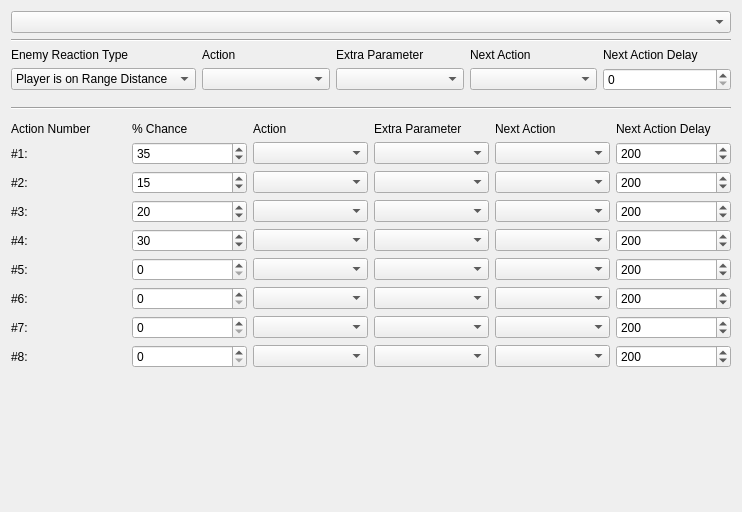
<?xml version="1.0" encoding="UTF-8"?>
<ui version="4.0">
 <class>artificial_inteligence_tab</class>
 <widget class="QWidget" name="artificial_inteligence_tab">
  <property name="geometry">
   <rect>
    <x>0</x>
    <y>0</y>
    <width>742</width>
    <height>512</height>
   </rect>
  </property>
  <property name="windowTitle">
   <string>Form</string>
  </property>
  <layout class="QGridLayout" name="gridLayout">
   <item row="3" column="1">
    <widget class="Line" name="line">
     <property name="orientation">
      <enum>Qt::Horizontal</enum>
     </property>
    </widget>
   </item>
   <item row="0" column="1">
    <widget class="QComboBox" name="ai_selector"/>
   </item>
   <item row="1" column="1">
    <widget class="Line" name="line_2">
     <property name="orientation">
      <enum>Qt::Horizontal</enum>
     </property>
    </widget>
   </item>
   <item row="4" column="1">
    <layout class="QGridLayout" name="gridLayout_2">
     <property name="topMargin">
      <number>6</number>
     </property>
     <item row="1" column="2">
      <widget class="QComboBox" name="action1"/>
     </item>
     <item row="3" column="2">
      <widget class="QComboBox" name="action3"/>
     </item>
     <item row="3" column="1">
      <widget class="QSpinBox" name="chance3">
       <property name="maximum">
        <number>100</number>
       </property>
       <property name="value">
        <number>20</number>
       </property>
      </widget>
     </item>
     <item row="5" column="0">
      <widget class="QLabel" name="label_3">
       <property name="text">
        <string>#5:</string>
       </property>
      </widget>
     </item>
     <item row="2" column="1">
      <widget class="QSpinBox" name="chance2">
       <property name="maximum">
        <number>100</number>
       </property>
       <property name="value">
        <number>15</number>
       </property>
      </widget>
     </item>
     <item row="4" column="2">
      <widget class="QComboBox" name="action4"/>
     </item>
     <item row="0" column="2">
      <widget class="QLabel" name="label_15">
       <property name="text">
        <string>Action</string>
       </property>
      </widget>
     </item>
     <item row="7" column="0">
      <widget class="QLabel" name="label_5">
       <property name="text">
        <string>#7:</string>
       </property>
      </widget>
     </item>
     <item row="0" column="4">
      <widget class="QLabel" name="label_16">
       <property name="text">
        <string>Next Action</string>
       </property>
      </widget>
     </item>
     <item row="2" column="4">
      <widget class="QComboBox" name="next2"/>
     </item>
     <item row="1" column="4">
      <widget class="QComboBox" name="next1"/>
     </item>
     <item row="3" column="5">
      <widget class="QSpinBox" name="delay3">
       <property name="maximum">
        <number>9999</number>
       </property>
       <property name="value">
        <number>200</number>
       </property>
      </widget>
     </item>
     <item row="2" column="0">
      <widget class="QLabel" name="label_8">
       <property name="text">
        <string>#2:</string>
       </property>
      </widget>
     </item>
     <item row="1" column="5">
      <widget class="QSpinBox" name="delay1">
       <property name="maximum">
        <number>9999</number>
       </property>
       <property name="value">
        <number>200</number>
       </property>
      </widget>
     </item>
     <item row="3" column="4">
      <widget class="QComboBox" name="next3"/>
     </item>
     <item row="3" column="3">
      <widget class="QComboBox" name="parameter3"/>
     </item>
     <item row="2" column="3">
      <widget class="QComboBox" name="parameter2"/>
     </item>
     <item row="0" column="3">
      <widget class="QLabel" name="label">
       <property name="text">
        <string>Extra Parameter</string>
       </property>
      </widget>
     </item>
     <item row="4" column="5">
      <widget class="QSpinBox" name="delay4">
       <property name="maximum">
        <number>9999</number>
       </property>
       <property name="value">
        <number>200</number>
       </property>
      </widget>
     </item>
     <item row="2" column="2">
      <widget class="QComboBox" name="action2"/>
     </item>
     <item row="3" column="0">
      <widget class="QLabel" name="label_10">
       <property name="text">
        <string>#3:</string>
       </property>
      </widget>
     </item>
     <item row="4" column="0">
      <widget class="QLabel" name="label_12">
       <property name="text">
        <string>#4:</string>
       </property>
      </widget>
     </item>
     <item row="4" column="4">
      <widget class="QComboBox" name="next4"/>
     </item>
     <item row="4" column="3">
      <widget class="QComboBox" name="parameter4"/>
     </item>
     <item row="0" column="5">
      <widget class="QLabel" name="label_17">
       <property name="text">
        <string>Next Action Delay</string>
       </property>
      </widget>
     </item>
     <item row="0" column="1">
      <widget class="QLabel" name="label_7">
       <property name="text">
        <string>% Chance</string>
       </property>
      </widget>
     </item>
     <item row="1" column="0">
      <widget class="QLabel" name="label_6">
       <property name="text">
        <string>#1:</string>
       </property>
      </widget>
     </item>
     <item row="8" column="0">
      <widget class="QLabel" name="label_9">
       <property name="text">
        <string>#8:</string>
       </property>
      </widget>
     </item>
     <item row="5" column="1">
      <widget class="QSpinBox" name="chance5">
       <property name="maximum">
        <number>100</number>
       </property>
      </widget>
     </item>
     <item row="6" column="1">
      <widget class="QSpinBox" name="chance6">
       <property name="maximum">
        <number>100</number>
       </property>
      </widget>
     </item>
     <item row="7" column="1">
      <widget class="QSpinBox" name="chance7">
       <property name="maximum">
        <number>100</number>
       </property>
      </widget>
     </item>
     <item row="8" column="1">
      <widget class="QSpinBox" name="chance8">
       <property name="maximum">
        <number>100</number>
       </property>
      </widget>
     </item>
     <item row="5" column="2">
      <widget class="QComboBox" name="action5"/>
     </item>
     <item row="6" column="2">
      <widget class="QComboBox" name="action6"/>
     </item>
     <item row="2" column="5">
      <widget class="QSpinBox" name="delay2">
       <property name="maximum">
        <number>9999</number>
       </property>
       <property name="value">
        <number>200</number>
       </property>
      </widget>
     </item>
     <item row="0" column="0">
      <widget class="QLabel" name="label_14">
       <property name="text">
        <string>Action Number</string>
       </property>
      </widget>
     </item>
     <item row="1" column="3">
      <widget class="QComboBox" name="parameter1"/>
     </item>
     <item row="6" column="0">
      <widget class="QLabel" name="label_4">
       <property name="text">
        <string>#6:</string>
       </property>
      </widget>
     </item>
     <item row="1" column="1">
      <widget class="QSpinBox" name="chance1">
       <property name="maximum">
        <number>100</number>
       </property>
       <property name="value">
        <number>35</number>
       </property>
      </widget>
     </item>
     <item row="4" column="1">
      <widget class="QSpinBox" name="chance4">
       <property name="maximum">
        <number>100</number>
       </property>
       <property name="value">
        <number>30</number>
       </property>
      </widget>
     </item>
     <item row="8" column="4">
      <widget class="QComboBox" name="next8"/>
     </item>
     <item row="5" column="5">
      <widget class="QSpinBox" name="delay5">
       <property name="maximum">
        <number>9999</number>
       </property>
       <property name="value">
        <number>200</number>
       </property>
      </widget>
     </item>
     <item row="6" column="5">
      <widget class="QSpinBox" name="delay6">
       <property name="maximum">
        <number>9999</number>
       </property>
       <property name="value">
        <number>200</number>
       </property>
      </widget>
     </item>
     <item row="7" column="5">
      <widget class="QSpinBox" name="delay7">
       <property name="maximum">
        <number>9999</number>
       </property>
       <property name="value">
        <number>200</number>
       </property>
      </widget>
     </item>
     <item row="8" column="5">
      <widget class="QSpinBox" name="delay8">
       <property name="maximum">
        <number>9999</number>
       </property>
       <property name="value">
        <number>200</number>
       </property>
      </widget>
     </item>
     <item row="7" column="2">
      <widget class="QComboBox" name="action7"/>
     </item>
     <item row="8" column="2">
      <widget class="QComboBox" name="action8"/>
     </item>
     <item row="5" column="3">
      <widget class="QComboBox" name="parameter5"/>
     </item>
     <item row="5" column="4">
      <widget class="QComboBox" name="next5"/>
     </item>
     <item row="6" column="3">
      <widget class="QComboBox" name="parameter6"/>
     </item>
     <item row="7" column="3">
      <widget class="QComboBox" name="parameter7"/>
     </item>
     <item row="8" column="3">
      <widget class="QComboBox" name="parameter8"/>
     </item>
     <item row="6" column="4">
      <widget class="QComboBox" name="next6"/>
     </item>
     <item row="7" column="4">
      <widget class="QComboBox" name="next7"/>
     </item>
    </layout>
   </item>
   <item row="2" column="1">
    <layout class="QGridLayout" name="gridLayout_5">
     <property name="bottomMargin">
      <number>10</number>
     </property>
     <item row="0" column="1">
      <widget class="QLabel" name="label_11">
       <property name="text">
        <string>Action</string>
       </property>
      </widget>
     </item>
     <item row="0" column="2">
      <widget class="QLabel" name="label_18">
       <property name="text">
        <string>Extra Parameter</string>
       </property>
      </widget>
     </item>
     <item row="0" column="0">
      <widget class="QLabel" name="label_19">
       <property name="text">
        <string>Enemy Reaction Type</string>
       </property>
      </widget>
     </item>
     <item row="1" column="3">
      <widget class="QComboBox" name="reactionGotoNextComboBox"/>
     </item>
     <item row="1" column="1">
      <widget class="QComboBox" name="aiReactionAction_comboBox"/>
     </item>
     <item row="1" column="2">
      <widget class="QComboBox" name="aiReactionParam_comboBox"/>
     </item>
     <item row="1" column="0">
      <widget class="QComboBox" name="aiReactionType_comboBox">
       <item>
        <property name="text">
         <string>Player is on Range Distance</string>
        </property>
       </item>
       <item>
        <property name="text">
         <string>NPC was damaged</string>
        </property>
       </item>
       <item>
        <property name="text">
         <string>NPC was killed</string>
        </property>
       </item>
       <item>
        <property name="text">
         <string>Player is on same Y coord</string>
        </property>
       </item>
       <item>
        <property name="text">
         <string>Player is Close (1/4 range)</string>
        </property>
       </item>
       <item>
        <property name="text">
         <string>Player is on same X coord</string>
        </property>
       </item>
      </widget>
     </item>
     <item row="0" column="3">
      <widget class="QLabel" name="label_2">
       <property name="text">
        <string>Next Action</string>
       </property>
      </widget>
     </item>
     <item row="1" column="4">
      <widget class="QSpinBox" name="reactionGotoDelaySpinBox">
       <property name="maximum">
        <number>9999</number>
       </property>
      </widget>
     </item>
     <item row="0" column="4">
      <widget class="QLabel" name="label_13">
       <property name="text">
        <string>Next Action Delay</string>
       </property>
      </widget>
     </item>
    </layout>
   </item>
   <item row="7" column="1">
    <spacer name="verticalSpacer">
     <property name="orientation">
      <enum>Qt::Vertical</enum>
     </property>
     <property name="sizeHint" stdset="0">
      <size>
       <width>20</width>
       <height>40</height>
      </size>
     </property>
    </spacer>
   </item>
  </layout>
 </widget>
 <resources/>
 <connections/>
</ui>
